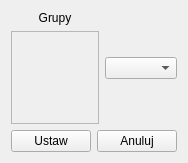
<?xml version="1.0" encoding="UTF-8"?>
<ui version="4.0">
 <class>Form</class>
 <widget class="QWidget" name="Form">
  <property name="geometry">
   <rect>
    <x>0</x>
    <y>0</y>
    <width>184</width>
    <height>163</height>
   </rect>
  </property>
  <property name="windowTitle">
   <string>Form</string>
  </property>
  <layout class="QGridLayout" name="gridLayout">
   <item row="0" column="0">
    <layout class="QVBoxLayout" name="verticalLayout_3">
     <item>
      <layout class="QHBoxLayout" name="horizontalLayout_2">
       <item>
        <layout class="QVBoxLayout" name="verticalLayout_4">
         <item>
          <widget class="QLabel" name="label">
           <property name="text">
            <string>Grupy</string>
           </property>
           <property name="alignment">
            <set>Qt::AlignCenter</set>
           </property>
          </widget>
         </item>
         <item>
          <widget class="QScrollArea" name="scrollArea">
           <property name="widgetResizable">
            <bool>true</bool>
           </property>
           <widget class="QWidget" name="scrollAreaWidgetContents">
            <property name="geometry">
             <rect>
              <x>0</x>
              <y>0</y>
              <width>81</width>
              <height>87</height>
             </rect>
            </property>
            <layout class="QVBoxLayout" name="verticalLayout"/>
           </widget>
          </widget>
         </item>
        </layout>
       </item>
       <item>
        <layout class="QVBoxLayout" name="verticalLayout_2">
         <item>
          <spacer name="verticalSpacer">
           <property name="orientation">
            <enum>Qt::Vertical</enum>
           </property>
           <property name="sizeHint" stdset="0">
            <size>
             <width>20</width>
             <height>40</height>
            </size>
           </property>
          </spacer>
         </item>
         <item>
          <widget class="QComboBox" name="comboBox"/>
         </item>
         <item>
          <spacer name="verticalSpacer_2">
           <property name="orientation">
            <enum>Qt::Vertical</enum>
           </property>
           <property name="sizeHint" stdset="0">
            <size>
             <width>20</width>
             <height>40</height>
            </size>
           </property>
          </spacer>
         </item>
        </layout>
       </item>
      </layout>
     </item>
     <item>
      <layout class="QHBoxLayout" name="horizontalLayout">
       <item>
        <spacer name="horizontalSpacer">
         <property name="orientation">
          <enum>Qt::Horizontal</enum>
         </property>
         <property name="sizeHint" stdset="0">
          <size>
           <width>40</width>
           <height>20</height>
          </size>
         </property>
        </spacer>
       </item>
       <item>
        <widget class="QPushButton" name="pushButton">
         <property name="text">
          <string>Ustaw</string>
         </property>
        </widget>
       </item>
       <item>
        <widget class="QPushButton" name="pushButton_2">
         <property name="text">
          <string>Anuluj</string>
         </property>
        </widget>
       </item>
      </layout>
     </item>
    </layout>
   </item>
  </layout>
 </widget>
 <resources/>
 <connections/>
</ui>
